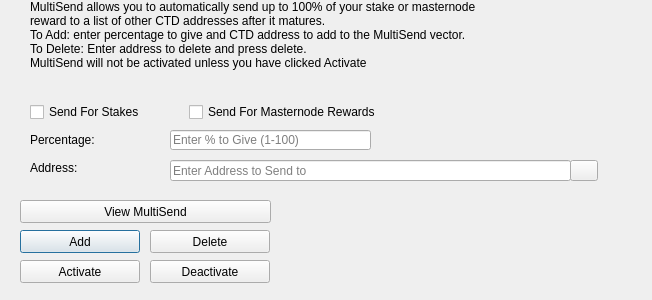
<?xml version="1.0" encoding="UTF-8"?>
<ui version="4.0">
 <class>MultiSendDialog</class>
 <widget class="QDialog" name="MultiSendDialog">
  <property name="windowModality">
   <enum>Qt::NonModal</enum>
  </property>
  <property name="geometry">
   <rect>
    <x>0</x>
    <y>0</y>
    <width>652</width>
    <height>300</height>
   </rect>
  </property>
  <property name="windowTitle">
   <string>MultiSend</string>
  </property>
  <widget class="QLineEdit" name="multiSendPercentEdit">
   <property name="geometry">
    <rect>
     <x>170</x>
     <y>130</y>
     <width>201</width>
     <height>20</height>
    </rect>
   </property>
   <property name="toolTip">
    <string>Enter whole numbers 1 - 100</string>
   </property>
   <property name="placeholderText">
    <string>Enter % to Give (1-100)</string>
   </property>
  </widget>
  <widget class="QLineEdit" name="multiSendAddressEdit">
   <property name="geometry">
    <rect>
     <x>170</x>
     <y>160</y>
     <width>401</width>
     <height>21</height>
    </rect>
   </property>
   <property name="toolTip">
    <string/>
   </property>
   <property name="placeholderText">
    <string>Enter Address to Send to</string>
   </property>
  </widget>
  <widget class="QLabel" name="label_2">
   <property name="geometry">
    <rect>
     <x>30</x>
     <y>0</y>
     <width>451</width>
     <height>121</height>
    </rect>
   </property>
   <property name="lineWidth">
    <number>1</number>
   </property>
   <property name="text">
    <string>MultiSend allows you to automatically send up to 100% of your stake or masternode reward to a list of other CTD addresses after it matures.
To Add: enter percentage to give and CTD address to add to the MultiSend vector.
To Delete: Enter address to delete and press delete.
MultiSend will not be activated unless you have clicked Activate</string>
   </property>
   <property name="alignment">
    <set>Qt::AlignLeading|Qt::AlignLeft|Qt::AlignTop</set>
   </property>
   <property name="wordWrap">
    <bool>true</bool>
   </property>
  </widget>
  <widget class="QLabel" name="message">
   <property name="geometry">
    <rect>
     <x>290</x>
     <y>200</y>
     <width>351</width>
     <height>91</height>
    </rect>
   </property>
   <property name="text">
    <string/>
   </property>
  </widget>
  <widget class="QPushButton" name="addButton">
   <property name="geometry">
    <rect>
     <x>20</x>
     <y>230</y>
     <width>120</width>
     <height>23</height>
    </rect>
   </property>
   <property name="toolTip">
    <string/>
   </property>
   <property name="statusTip">
    <string>Add to MultiSend Vector</string>
   </property>
   <property name="text">
    <string>Add</string>
   </property>
  </widget>
  <widget class="QPushButton" name="disableButton">
   <property name="geometry">
    <rect>
     <x>150</x>
     <y>260</y>
     <width>120</width>
     <height>23</height>
    </rect>
   </property>
   <property name="statusTip">
    <string>Deactivate MultiSend</string>
   </property>
   <property name="text">
    <string>Deactivate</string>
   </property>
  </widget>
  <widget class="QPushButton" name="addressBookButton">
   <property name="geometry">
    <rect>
     <x>570</x>
     <y>160</y>
     <width>28</width>
     <height>21</height>
    </rect>
   </property>
   <property name="toolTip">
    <string>Choose an address from the address book</string>
   </property>
   <property name="text">
    <string/>
   </property>
   <property name="icon">
    <iconset resource="../ctdcoin.qrc">
     <normaloff>:/icons/address-book</normaloff>:/icons/address-book</iconset>
   </property>
   <property name="shortcut">
    <string>Alt+A</string>
   </property>
   <property name="autoDefault">
    <bool>false</bool>
   </property>
  </widget>
  <widget class="QLabel" name="label">
   <property name="geometry">
    <rect>
     <x>30</x>
     <y>130</y>
     <width>121</width>
     <height>20</height>
    </rect>
   </property>
   <property name="toolTip">
    <string>Percentage of stake to send</string>
   </property>
   <property name="text">
    <string>Percentage:</string>
   </property>
  </widget>
  <widget class="QLabel" name="label_5">
   <property name="geometry">
    <rect>
     <x>30</x>
     <y>160</y>
     <width>111</width>
     <height>16</height>
    </rect>
   </property>
   <property name="toolTip">
    <string>Address to send portion of stake to</string>
   </property>
   <property name="text">
    <string>Address:</string>
   </property>
  </widget>
  <widget class="QPushButton" name="deleteButton">
   <property name="geometry">
    <rect>
     <x>150</x>
     <y>230</y>
     <width>120</width>
     <height>23</height>
    </rect>
   </property>
   <property name="toolTip">
    <string/>
   </property>
   <property name="statusTip">
    <string>Delete Address From MultiSend Vector</string>
   </property>
   <property name="text">
    <string>Delete</string>
   </property>
  </widget>
  <widget class="QPushButton" name="activateButton">
   <property name="geometry">
    <rect>
     <x>20</x>
     <y>260</y>
     <width>120</width>
     <height>23</height>
    </rect>
   </property>
   <property name="statusTip">
    <string>Activate MultiSend</string>
   </property>
   <property name="text">
    <string>Activate</string>
   </property>
  </widget>
  <widget class="QPushButton" name="viewButton">
   <property name="geometry">
    <rect>
     <x>20</x>
     <y>200</y>
     <width>251</width>
     <height>23</height>
    </rect>
   </property>
   <property name="toolTip">
    <string/>
   </property>
   <property name="statusTip">
    <string>View MultiSend Vector</string>
   </property>
   <property name="text">
    <string>View MultiSend</string>
   </property>
  </widget>
  <widget class="QWidget" name="horizontalLayoutWidget">
   <property name="geometry">
    <rect>
     <x>30</x>
     <y>100</y>
     <width>351</width>
     <height>24</height>
    </rect>
   </property>
   <layout class="QHBoxLayout" name="horizontalLayout">
    <item>
     <widget class="QCheckBox" name="multiSendStakeCheckBox">
      <property name="text">
       <string>Send For Stakes</string>
      </property>
     </widget>
    </item>
    <item>
     <widget class="QCheckBox" name="multiSendMasternodeCheckBox">
      <property name="text">
       <string>Send For Masternode Rewards</string>
      </property>
     </widget>
    </item>
   </layout>
  </widget>
 </widget>
 <resources>
  <include location="../ctdcoin.qrc"/>
 </resources>
 <connections/>
</ui>
